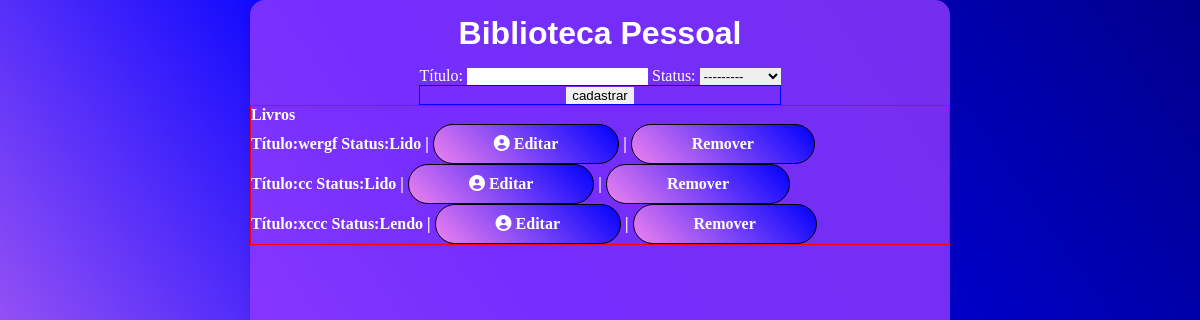
/telaPrincipal/, run on an earlier commit of the app's database.
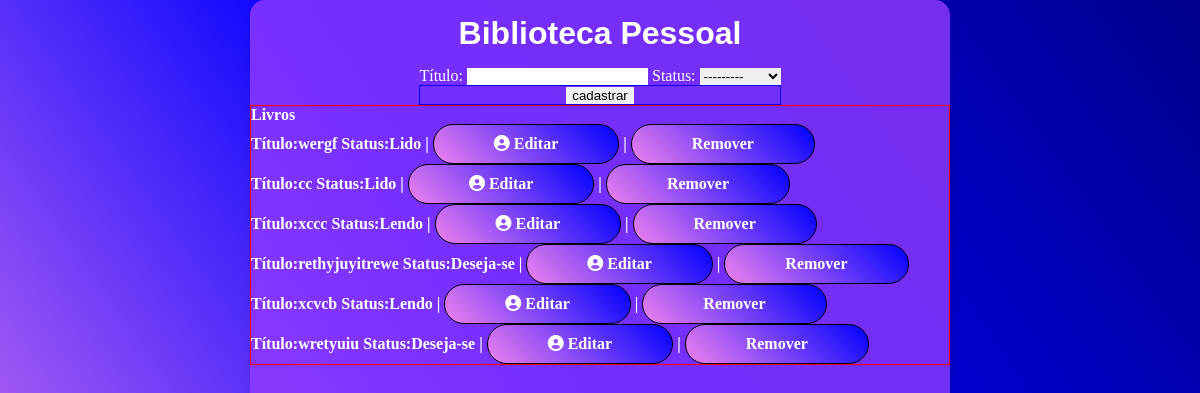
And on a later commit of the database.
### core/models.py (models this page shows)
class livro(models.Model):
  titulo = models.CharField('Título', max_length=50)
  status = models.CharField('Status', max_length=9, choices=STATUS_CHOICES)

### core/views.py (the view)
# urls.py: path('telaPrincipal/',telaPrincipal, name='telaPrincipal' ),
def telaPrincipal(request):
  livrinhos = livro.objects.all()
  formulario = LivroForm(request.POST or None)
  if formulario.is_valid():
    formulario.save()
    return redirect('telaPrincipal')
  contex = {
    'Livros' : livrinhos,
    'form_livro': formulario,
  }
  return render(request,'telaPrincipal.html', contex)

### core/forms.py
class LivroForm(ModelForm):
  class Meta:
    model = livro
    fields = ['titulo', 'status']

### templates/telaPrincipal.html (shortened to what this page needs)
<!DOCTYPE html>
{% load static %}
<html lang="pt-br">
<head>
  <link rel="stylesheet"  type="text/css" href="{% static 'estiloTP.css' %}">
  <link rel="stylesheet" href="https://cdnjs.cloudflare.com/ajax/libs/font-awesome/6.7.2/css/all.min.css" />
</head>
<body>
  <div class="container">
    <div class="ap">
      <h1>Biblioteca Pessoal</h1>
    </div>
    <div class="cadas">
      <form method="POST" class="formula">
        {{ form_livro.as_table }}
        <div class="butao">
          <p>
            <input type="submit" value="cadastrar"/>
          </p>
        </div>
      </form>
    </div>
    <div class="biblio">
       <p>
          Livros
       </p>
       {% for livro in Livros %}
        <p class="">
          Título:{{livro.titulo}}
          Status:{{livro.status}}
          | <a href="{% url 'telaEditar' livro.id %}"><i class="fa-solid fa-circle-user"></i> Editar</a>
          | <a href="{% url 'telaRemover' livro.id %}">Remover</a>
        </p>
       {% empty %}
        <p>
          Não existem Livros Cadastrados
        </p>
       {% endfor %}
    </div>
  </div>
</body>
</html>

What changed in the data, as far as the page shows it:
added livro: titulo "rethyjuyitrewe", status "Deseja-se"
added livro: titulo "xcvcb", status "Lendo"
added livro: titulo "wretyuiu", status "Deseja-se"
